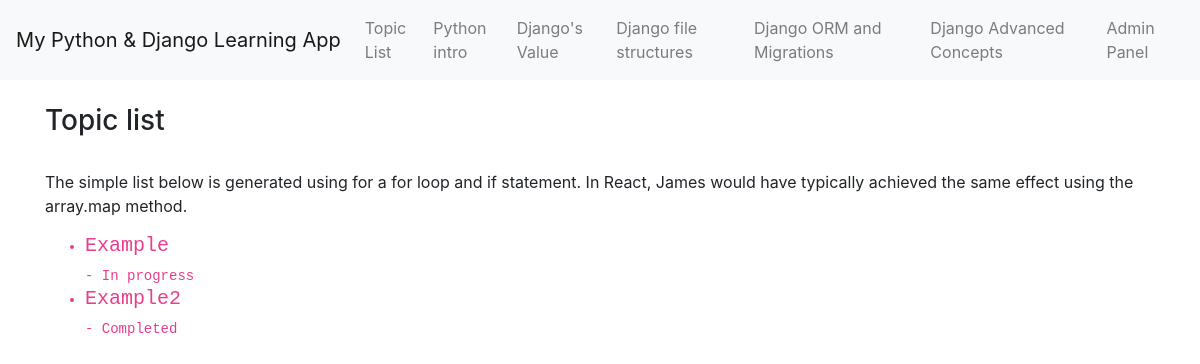
The app's page /todos, older data.
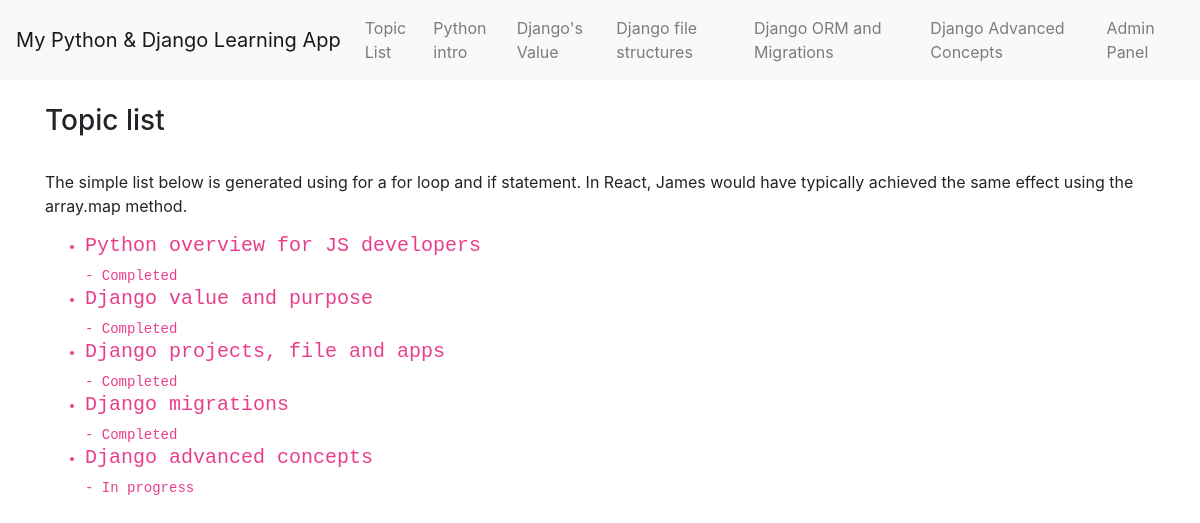
The same page, newer data.
### myfirstapp/models.py (models this page shows)
class TodoItem(models.Model):
    title=models.CharField(max_length=200)
    completed=models.BooleanField(default=False)

### myfirstapp/views.py (the view)
# urls.py: path("todos", views.todos, name="todos"),
def todos(request):
    items = TodoItem.objects.all()
    return render(request, "todos.html", { "todos": items })

### myfirstapp/templates/todos.html
{% extends "base.html" %}
{% block content %}
    <h3>Topic list</h3>
    <br>
    <p>The simple list below is generated using for a for loop and if statement. In React, James would have typically achieved the same effect using the array.map method.</p>
    <code>
        <ul>
            {% for todo in todos %}
            <li><h5>{{ todo.title }}</h5> - {% if todo.completed %}Completed{% else %} In progress{% endif %}</li>
            {% endfor %}
        </ul>
    </code>
{% endblock %}

### myfirstapp/templates/base.html (shortened to what this page needs)
<!DOCTYPE html>
<html lang="en">
<head>
<link href="https://stackpath.bootstrapcdn.com/bootstrap/4.3.1/css/bootstrap.min.css"  rel="stylesheet" />
</head>
<body>
<nav class="navbar navbar-expand-lg navbar-light bg-light">
    <a class="navbar-brand" href="../">My Python & Django Learning App</a>
    <div class="collapse navbar-collapse" id="navbarNav">
    <ul class="navbar-nav">
        <li class="nav-item">
        <a class="nav-link" href="todos">Topic List</a>
        </li>
        <li class="nav-item">
            <a class="nav-link" href="pythonoverview">Python intro</a>
            </li>
        <li class="nav-item">
            <a class="nav-link" href="djangovaluepurpose">Django's Value</a>
        </li>
        <li class="nav-item">
        <a class="nav-link" href="djangoprojectsfileapps">Django file structures</a>
        </li>
        <li class="nav-item">
            <a class="nav-link" href="djangomigrations">Django ORM and Migrations</a>
            </li>
        <li class="nav-item">
            <a class="nav-link" href="djangoadvanced">Django Advanced Concepts</a>
        </li>
        <li class="nav-item">
            <a class="nav-link" href="admin">Admin Panel</a>
        </li>
    </ul>
    </div>
</nav>
<br>
<div class="container">{% block content %} {% endblock %}</div>
</body>
</html>

Row changes from the older to the newer data that the page shows:
removed TodoItem: title "Example", completed "In progress"
removed TodoItem: title "Example2", completed "Completed"
added TodoItem: title "Python overview for JS developers", completed "Completed"
added TodoItem: title "Django value and purpose", completed "Completed"
added TodoItem: title "Django projects, file and apps", completed "Completed"
added TodoItem: title "Django migrations", completed "Completed"
added TodoItem: title "Django advanced concepts", completed "In progress"
